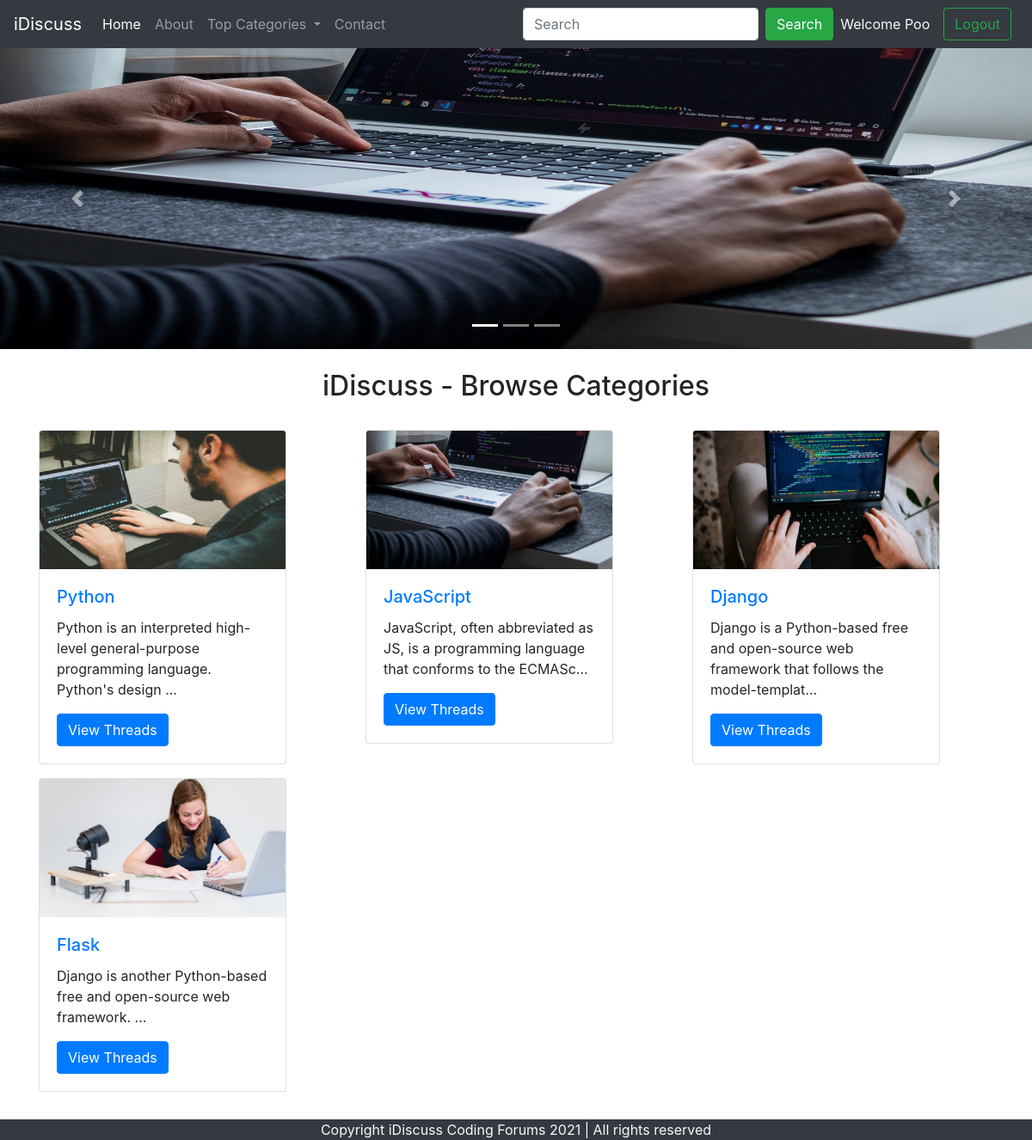
Page /index.php (signed in) on the committed database.
### tables this page shows
CREATE TABLE `categories` (
  `category_id` int(8) NOT NULL,
  `category_name` varchar(255) NOT NULL,
  `category_description` varchar(255) NOT NULL,
  `created` datetime NOT NULL
);

### index.php (the view, shortened to what this page needs)
<!doctype html>
<html lang="en">
<head>
    <link rel="stylesheet" href="https://stackpath.bootstrapcdn.com/bootstrap/4.5.0/css/bootstrap.min.css"
>
</head>
<body>
    <?php include 'partials/_dbconnect.php';?>
    <?php include 'partials/_header.php';?>
    <div id="carouselExampleIndicators" class="carousel slide" data-ride="carousel">
        <ol class="carousel-indicators">
            <li data-target="#carouselExampleIndicators" data-slide-to="0" class="active"></li>
            <li data-target="#carouselExampleIndicators" data-slide-to="1"></li>
            <li data-target="#carouselExampleIndicators" data-slide-to="2"></li>
        </ol>
        <div class="carousel-inner">
            <div class="carousel-item active">
                <img src="img/slider-1.jpg" class="d-block h-50 w-100" alt="...">
            </div>
        </div>
        <a class="carousel-control-prev" href="#carouselExampleIndicators" role="button" data-slide="prev">
            <span class="carousel-control-prev-icon" aria-hidden="true"></span>
        </a>
        <a class="carousel-control-next" href="#carouselExampleIndicators" role="button" data-slide="next">
            <span class="carousel-control-next-icon" aria-hidden="true"></span>
        </a>
    </div>
    <div class="container my-4" id="ques">
        <h2 class="text-center my-4">iDiscuss - Browse Categories</h2>
        <div class="row my-4">
         <?php
         $sql = "SELECT * FROM `categories`";
         $result = mysqli_query($conn, $sql);
         while($row = mysqli_fetch_assoc($result)){
          $id = $row['category_id'];
          $cat = $row['category_name'];
          $desc = $row['category_description'];
          echo '<div class="col-md-4 my-2">
                  <div class="card" style="width: 18rem;">
                      <img src="img/'.$id. '.jpg" class="card-img-top" alt="image for this category">
                      <div class="card-body">
                          <h5 class="card-title"><a href="threadlist.php?catid=' . $id . '">' . $cat . '</a></h5>
                          <p class="card-text">' . substr($desc, 0, 90). '... </p>
                          <a href="threadlist.php?catid=' . $id . '" class="btn btn-primary">View Threads</a>
                      </div>
                  </div>
                </div>';
         }
         ?>
        </div>
    </div>
    <?php include 'partials/_footer.php';?>
</body>
</html>

### index.php (style rules this page uses)
#ques { min-height: 433px; }

### rows in the picture
categories: shows a picture, category_name "Python", category_description "Python is an interpreted high-level general-purpose programming language. Python's design"
categories: shows a picture, category_name "JavaScript", category_description "JavaScript, often abbreviated as JS, is a programming language that conforms to the ECMASc"
categories: shows a picture, category_name "Django", category_description "Django is a Python-based free and open-source web framework that follows the model-templat"
categories: shows a picture, category_name "Flask", category_description "Django is another Python-based free and open-source web framework."

### other values in the picture
$_SESSION['useremail'] "Poo"
